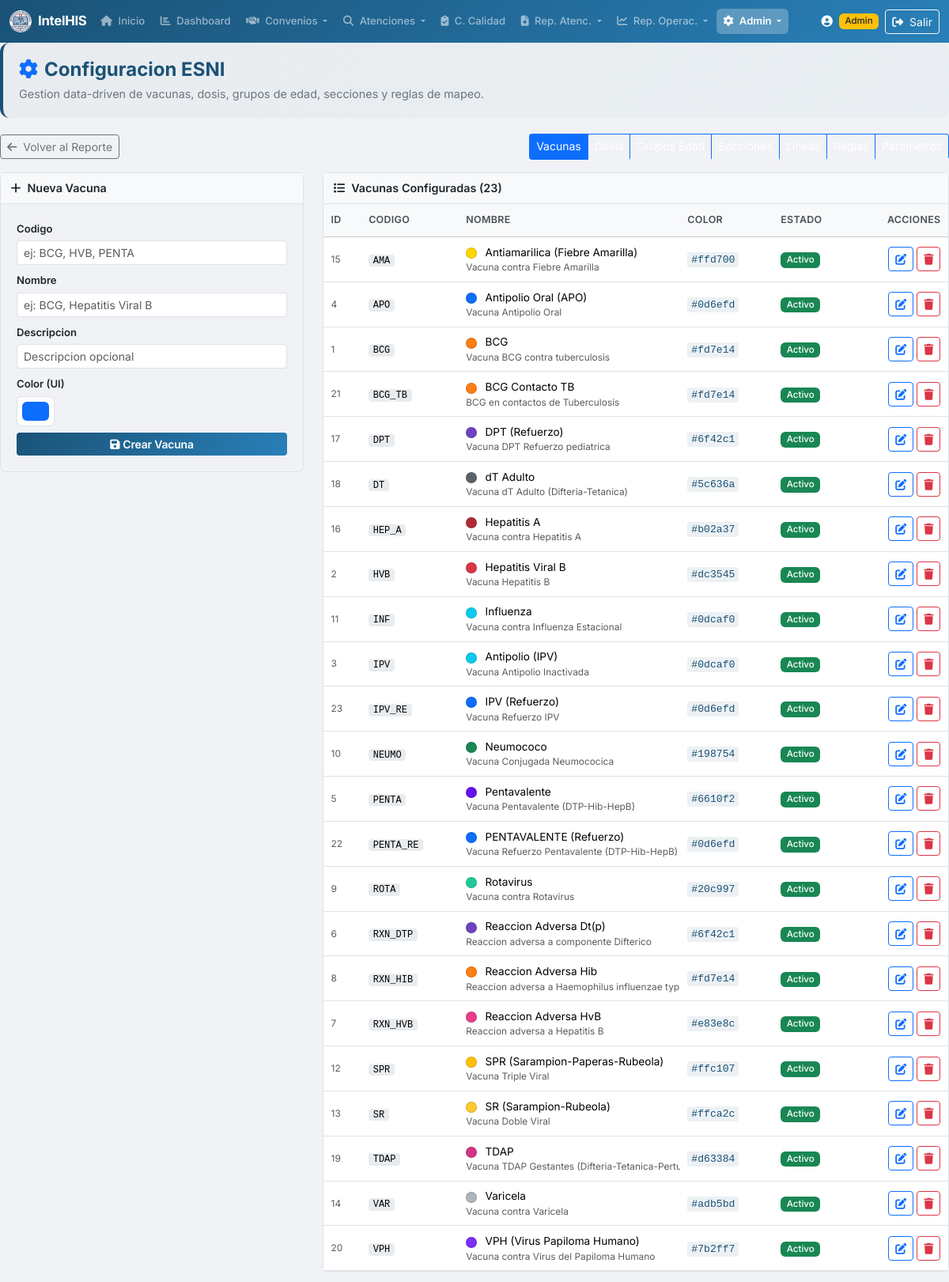
The app's page /esni_config.php (signed in) with its own data.
### tables this page shows
CREATE TABLE `ESNI_VACUNA` (
  `id_vacuna` int(11) NOT NULL,
  `codigo` varchar(30) NOT NULL,
  `nombre` varchar(80) NOT NULL,
  `descripcion` varchar(200) DEFAULT NULL,
  `color` varchar(20) DEFAULT '#0d6efd',
  `activo` tinyint(1) NOT NULL DEFAULT 1,
  `fecha_creacion` datetime NOT NULL DEFAULT current_timestamp()
);

### includes/auth.php (called while the page is built, shortened)
<?php
function esAdmin() {
    $rol = strtolower(trim($_SESSION['rol'] ?? ''));
    return $rol === 'admin';
}

### includes/functions.php (called while the page is built, shortened)
<?php
function clean($str) {
    return htmlspecialchars($str ?? '', ENT_QUOTES, 'UTF-8');
}

### esni_config.php (the view, shortened to what this page needs)
<?php
require_once 'includes/auth.php';
require_once 'includes/functions.php';
$pdo = getDBConnection();
$tab = $_GET['tab'] ?? 'vacunas';
$tab = in_array($tab, ['vacunas','dosis','grupos','secciones','lineas','reglas','parametros']) ? $tab : 'vacunas';
include 'includes/header.php';
?>
<div class="page-header-section">
    <h4><i class="fas fa-cog me-2 text-primary"></i>Configuracion ESNI</h4>
    <p class="subtitle">Gestion data-driven de vacunas, dosis, grupos de edad, secciones y reglas de mapeo.</p>
</div>
<div class="d-flex justify-content-between align-items-center mb-3">
    <a href="reporte_esni.php" class="btn btn-sm btn-outline-secondary"><i class="fas fa-arrow-left me-1"></i> Volver al Reporte</a>
    <div class="btn-group btn-group-sm">
        <a href="?tab=vacunas"     class="btn btn-<?= $tab==='vacunas'?'primary':'outline-primary' ?>    config-tab">Vacunas</a>
        <a href="?tab=dosis"       class="btn btn-<?= $tab==='dosis'?'primary':'outline-primary' ?>      config-tab">Dosis</a>
        <a href="?tab=grupos"      class="btn btn-<?= $tab==='grupos'?'primary':'outline-primary' ?>     config-tab">Grupos Edad</a>
        <a href="?tab=secciones"   class="btn btn-<?= $tab==='secciones'?'primary':'outline-primary' ?>  config-tab">Secciones</a>
        <a href="?tab=lineas"      class="btn btn-<?= $tab==='lineas'?'primary':'outline-primary' ?>     config-tab">Lineas</a>
        <a href="?tab=reglas"      class="btn btn-<?= $tab==='reglas'?'primary':'outline-primary' ?>     config-tab">Reglas</a>
        <a href="?tab=parametros"  class="btn btn-<?= $tab==='parametros'?'primary':'outline-primary' ?> config-tab">Parametros</a>
    </div>
</div>
<?php
if ($tab === 'vacunas'):
    $vacunas = $pdo->query("SELECT * FROM ESNI_VACUNA ORDER BY codigo")->fetchAll();
?>
<div class="row">
    <div class="col-lg-4">
        <div class="config-card">
            <div class="config-card-header"><span><i class="fas fa-plus me-2"></i>Nueva Vacuna</span></div>
            <div class="card-body">
                <form method="POST">
                    <div class="mb-2"><label class="form-label small fw-semibold">Codigo</label><input type="text" name="codigo" class="form-control form-control-sm" required placeholder="ej: BCG, HVB, PENTA"></div>
                    <div class="mb-2"><label class="form-label small fw-semibold">Nombre</label><input type="text" name="nombre" class="form-control form-control-sm" required placeholder="ej: BCG, Hepatitis Viral B"></div>
                    <div class="mb-2"><label class="form-label small fw-semibold">Descripcion</label><input type="text" name="descripcion" class="form-control form-control-sm" placeholder="Descripcion opcional"></div>
                    <div class="mb-2"><label class="form-label small fw-semibold">Color (UI)</label><input type="color" name="color" class="form-control form-control-color" value="#0d6efd"></div>
                    <button class="btn btn-sm btn-his w-100"><i class="fas fa-save me-1"></i>Crear Vacuna</button>
                </form>
            </div>
        </div>
    </div>
    <div class="col-lg-8">
        <div class="config-card">
            <div class="config-card-header"><span><i class="fas fa-list me-2"></i>Vacunas Configuradas (<?= count($vacunas) ?>)</span></div>
            <div class="table-responsive">
                <table class="table table-sm mb-0">
                    <thead class="table-light">
                        <tr><th>ID</th><th>Codigo</th><th>Nombre</th><th>Color</th><th>Estado</th><th class="text-end">Acciones</th></tr>
                    </thead>
                    <tbody>
                        <?php foreach ($vacunas as $v): ?>
                        <tr>
                            <td class="text-muted small"><?= $v['id_vacuna'] ?></td>
                            <td><span class="mono-pill"><?= clean($v['codigo']) ?></span></td>
                            <td>
                                <span class="color-dot" style="background:<?= clean($v['color']) ?>"></span>
                                <?= clean($v['nombre']) ?>
                                <?php if ($v['descripcion']): ?><small class="text-muted d-block"><?= clean($v['descripcion']) ?></small><?php endif; ?>
                            </td>
                            <td><code><?= clean($v['color']) ?></code></td>
                            <td><?= $v['activo'] ? '<span class="badge bg-success">Activo</span>' : '<span class="badge bg-secondary">Inactivo</span>' ?></td>
                            <td class="text-end">
                                <button class="btn btn-sm btn-outline-primary" data-bs-toggle="modal" data-bs-target="#editModal"
                                    data-tipo="vacuna" data-id="<?= $v['id_vacuna'] ?>"
                                    data-codigo="<?= clean($v['codigo']) ?>" data-nombre="<?= clean($v['nombre']) ?>"
                                    data-descripcion="<?= clean($v['descripcion']) ?>" data-color="<?= clean($v['color']) ?>"
                                    data-activo="<?= $v['activo'] ?>"><i class="fas fa-edit"></i></button>
                                <form method="POST" class="d-inline" onsubmit="return confirm('Eliminar vacuna? Tambien se eliminaran sus lineas y reglas asociadas.')">
                                    <button class="btn btn-sm btn-outline-danger"><i class="fas fa-trash"></i></button>
                                </form>
                            </td>
                        </tr>
                        <?php endforeach; ?>
                    </tbody>
                </table>
            </div>
        </div>
    </div>
</div>
<?php
endif; ?>
<?php include 'includes/footer.php';

### includes/header.php (shortened to what this page needs)
<?php
$currentpage = basename($_SERVER['PHP_SELF'], '.php');
$esAdmin = esAdmin();
?>
<!DOCTYPE html>
<html lang="es">
<head>
    <link href="https://cdn.jsdelivr.net/npm/bootstrap@5.3.3/dist/css/bootstrap.min.css" rel="stylesheet">
    <link href="https://cdnjs.cloudflare.com/ajax/libs/font-awesome/6.5.1/css/all.min.css" rel="stylesheet">
    <link href="assets/css/style.css" rel="stylesheet">
</head>
<body>
<?php if (isset($_SESSION['usuario_id'])): ?>
<nav class="navbar navbar-expand-lg navbar-dark bg-his">
    <div class="container-fluid">
        <a class="navbar-brand d-flex align-items-center" href="home.php">
            <img src="assets/img/logo_hisminsa.png" alt="HIS" class="me-2"
                 style="width:28px;height:28px;object-fit:contain;border-radius:50%;">
            <span class="fw-bold">IntelHIS</span>
        </a>
        <div class="collapse navbar-collapse" id="navbarNav">
            <ul class="navbar-nav me-auto">
                <li class="nav-item">
                    <a class="nav-link <?= $currentpage === 'home' ? 'active' : '' ?>" href="home.php">
                        <i class="fas fa-home me-1"></i> Inicio
                    </a>
                </li>
                <li class="nav-item">
                    <a class="nav-link <?= $currentpage === 'dashboard' ? 'active' : '' ?>" href="dashboard.php">
                        <i class="fas fa-chart-bar me-1"></i> Dashboard
                    </a>
                </li>
                <li class="nav-item dropdown">
                    <a class="nav-link dropdown-toggle <?= in_array($currentpage, ['convenio_gestion', 'convenio_fed']) ? 'active' : '' ?>"
                       href="#" role="button" data-bs-toggle="dropdown" aria-expanded="false">
                        <i class="fas fa-handshake me-1"></i> Convenios
                    </a>
                </li>
                <li class="nav-item dropdown">
                    <a class="nav-link dropdown-toggle <?= in_array($currentpage, ['consulta_atenciones']) ? 'active' : '' ?>"
                       href="#" role="button" data-bs-toggle="dropdown" aria-expanded="false">
                        <i class="fas fa-search me-1"></i> Atenciones
                    </a>
                </li>
                <li class="nav-item">
                    <a class="nav-link <?= $currentpage === 'control_calidad' ? 'active' : '' ?>" href="control_calidad.php">
                        <i class="fas fa-clipboard-check me-1"></i> C. Calidad
                    </a>
                </li>
                <li class="nav-item dropdown">
                    <a class="nav-link dropdown-toggle <?= in_array($currentpage, ['reporte_atenciones']) ? 'active' : '' ?>"
                       href="#" role="button" data-bs-toggle="dropdown" aria-expanded="false">
                        <i class="fas fa-file-medical me-1"></i> Rep. Atenc.
                    </a>
                </li>
                <li class="nav-item dropdown">
                    <a class="nav-link dropdown-toggle <?= in_array($currentpage, ['reporte_operacionales']) ? 'active' : '' ?>"
                       href="#" role="button" data-bs-toggle="dropdown" aria-expanded="false">
                        <i class="fas fa-chart-line me-1"></i> Rep. Operac.
                    </a>
                </li>
                <?php if ($esAdmin): ?>
                <li class="nav-item dropdown">
                    <a class="nav-link dropdown-toggle <?= in_array($currentpage, ['import', 'usuarios', 'log', 'esni_config']) ? 'active' : '' ?>"
                       href="#" role="button" data-bs-toggle="dropdown" aria-expanded="false">
                        <i class="fas fa-cog me-1"></i> Admin
                    </a>
                </li>
                <?php endif; ?>
            </ul>
        </div>
        <div class="d-flex align-items-center text-white ms-lg-3 flex-shrink-0">
            <i class="fas fa-user-circle me-2"></i>
            <?php if ($esAdmin): ?>
                <span class="badge bg-warning text-dark me-2 d-none d-md-inline">Admin</span>
            <?php else: ?>
                <span class="badge bg-light text-dark me-2 d-none d-md-inline">Usuario</span>
            <?php endif; ?>
            <a href="logout.php" class="btn btn-outline-light btn-sm">
                <i class="fas fa-sign-out-alt me-1"></i> Salir
            </a>
        </div>
    </div>
</nav>
<?php endif; ?>

### includes/footer.php (shortened to what this page needs)
</body>
</html>

### assets/css/style.css (style rules this page uses)
:root { --his-primary: #1a5276; --his-primary-light: #2980b9; --his-primary-dark: #0e2f44; --his-success: #27ae60; --his-warning: #f39c12; --his-danger: #e74c3c; --his-info: #3498db; --his-bg: #f0f2f5; --his-sidebar: #2c3e50; }
body { font-family: 'Inter', -apple-system, BlinkMacSystemFont, 'Segoe UI', Roboto, sans-serif; background-color: var(--his-bg); font-size: 0.9rem; }
.bg-his { background: linear-gradient(135deg, var(--his-primary) 0%, var(--his-primary-light) 100%) !important; }
.navbar-brand { font-size: 1.05rem; letter-spacing: -0.3px; margin-right: 0.5rem !important; }
.navbar .nav-link { font-size: 0.82rem; font-weight: 500; padding: 0.4rem 0.55rem !important; border-radius: 6px; margin: 0 1px; transition: all 0.2s ease; white-space: nowrap; }
.navbar .navbar-nav { flex-wrap: nowrap; }
.navbar .nav-item { white-space: nowrap; }
.navbar .nav-link.active { background-color: rgba(255, 255, 255, 0.25); font-weight: 600; }
.btn-his { background: linear-gradient(135deg, var(--his-primary) 0%, var(--his-primary-light) 100%); color: #fff; border: none; font-weight: 600; letter-spacing: -0.2px; transition: all 0.2s ease; }
.card-body { padding: 1.25rem; }
.table { font-size: 0.85rem; }
.table thead th { font-weight: 600; font-size: 0.78rem; text-transform: uppercase; letter-spacing: 0.3px; color: #495057; white-space: nowrap; padding: 0.7rem 0.6rem; }
.table tbody td { vertical-align: middle; padding: 0.55rem 0.6rem; max-width: 200px; overflow: hidden; text-overflow: ellipsis; white-space: nowrap; }
code { font-size: 0.82rem; color: var(--his-primary); background: rgba(26, 82, 118, 0.08); padding: 2px 5px; border-radius: 3px; }
.form-label { font-size: 0.82rem; margin-bottom: 0.3rem; }
.badge { font-weight: 500; font-size: 0.72rem; }
.page-header-section { background: linear-gradient(135deg, rgba(26, 82, 118, 0.04) 0%, rgba(41, 128, 185, 0.04) 100%); border-radius: 12px; padding: 1.25rem; margin-bottom: 1.25rem; border-left: 4px solid var(--his-primary); }
.page-header-section h4 { color: var(--his-primary); font-weight: 700; margin-bottom: 0.3rem; }
.page-header-section .subtitle { color: #6c757d; font-size: 0.9rem; margin-bottom: 0; }

### esni_config.php (style rules this page uses)
.config-tab { color:#fff !important; border-bottom:3px solid transparent; }
.config-card { border: 1px solid #dee2e6; border-radius:.4rem; margin-bottom:.8rem; }
.config-card-header { background:#f8f9fa; padding:.5rem .8rem; font-weight:600; border-bottom:1px solid #dee2e6; display:flex; justify-content:space-between; align-items:center; }
.color-dot { width:14px; height:14px; border-radius:50%; display:inline-block; vertical-align:middle; margin-right:.4rem; border:1px solid rgba(0,0,0,.15); }
.mono-pill { font-family:'Courier New', monospace; background:#e9ecef; padding:.05rem .35rem; border-radius:.25rem; font-size:.75rem; }

### records on screen
esni_vacuna: id_vacuna "15", codigo "AMA", nombre "Antiamarilica (Fiebre Amarilla)", descripcion "Vacuna contra Fiebre Amarilla", color "#ffd700", activo "Activo"
esni_vacuna: id_vacuna "4", codigo "APO", nombre "Antipolio Oral (APO)", descripcion "Vacuna Antipolio Oral", color "#0d6efd", activo "Activo"
esni_vacuna: id_vacuna "1", codigo "BCG", nombre "BCG", descripcion "Vacuna BCG contra tuberculosis", color "#fd7e14", activo "Activo"
esni_vacuna: id_vacuna "21", codigo "BCG_TB", nombre "BCG Contacto TB", descripcion "BCG en contactos de Tuberculosis", color "#fd7e14", activo "Activo"
esni_vacuna: id_vacuna "17", codigo "DPT", nombre "DPT (Refuerzo)", descripcion "Vacuna DPT Refuerzo pediatrica", color "#6f42c1", activo "Activo"
esni_vacuna: id_vacuna "18", codigo "DT", nombre "dT Adulto", descripcion "Vacuna dT Adulto (Difteria-Tetanica)", color "#5c636a", activo "Activo"
esni_vacuna: id_vacuna "16", codigo "HEP_A", nombre "Hepatitis A", descripcion "Vacuna contra Hepatitis A", color "#b02a37", activo "Activo"
esni_vacuna: id_vacuna "2", codigo "HVB", nombre "Hepatitis Viral B", descripcion "Vacuna Hepatitis B", color "#dc3545", activo "Activo"
esni_vacuna: id_vacuna "11", codigo "INF", nombre "Influenza", descripcion "Vacuna contra Influenza Estacional", color "#0dcaf0", activo "Activo"
esni_vacuna: id_vacuna "3", codigo "IPV", nombre "Antipolio (IPV)", descripcion "Vacuna Antipolio Inactivada", color "#0dcaf0", activo "Activo"
esni_vacuna: id_vacuna "23", codigo "IPV_RE", nombre "IPV (Refuerzo)", descripcion "Vacuna Refuerzo IPV", color "#0d6efd", activo "Activo"
esni_vacuna: id_vacuna "10", codigo "NEUMO", nombre "Neumococo", descripcion "Vacuna Conjugada Neumococica", color "#198754", activo "Activo"
esni_vacuna: id_vacuna "5", codigo "PENTA", nombre "Pentavalente", descripcion "Vacuna Pentavalente (DTP-Hib-HepB)", color "#6610f2", activo "Activo"
esni_vacuna: id_vacuna "22", codigo "PENTA_RE", nombre "PENTAVALENTE (Refuerzo)", descripcion "Vacuna Refuerzo Pentavalente (DTP-Hib-HepB)", color "#0d6efd", activo "Activo"
esni_vacuna: id_vacuna "9", codigo "ROTA", nombre "Rotavirus", descripcion "Vacuna contra Rotavirus", color "#20c997", activo "Activo"
esni_vacuna: id_vacuna "6", codigo "RXN_DTP", nombre "Reaccion Adversa Dt(p)", descripcion "Reaccion adversa a componente Difterico", color "#6f42c1", activo "Activo"
esni_vacuna: id_vacuna "8", codigo "RXN_HIB", nombre "Reaccion Adversa Hib", descripcion "Reaccion adversa a Haemophilus influenzae…", color "#fd7e14", activo "Activo"
esni_vacuna: id_vacuna "7", codigo "RXN_HVB", nombre "Reaccion Adversa HvB", descripcion "Reaccion adversa a Hepatitis B", color "#e83e8c", activo "Activo"
esni_vacuna: id_vacuna "12", codigo "SPR", nombre "SPR (Sarampion-Paperas-Rubeola)", descripcion "Vacuna Triple Viral", color "#ffc107", activo "Activo"
esni_vacuna: id_vacuna "13", codigo "SR", nombre "SR (Sarampion-Rubeola)", descripcion "Vacuna Doble Viral", color "#ffca2c", activo "Activo"
esni_vacuna: id_vacuna "19", codigo "TDAP", nombre "TDAP", descripcion "Vacuna TDAP Gestantes (Difteria-Tetanica-…", color "#d63384", activo "Activo"
esni_vacuna: id_vacuna "14", codigo "VAR", nombre "Varicela", descripcion "Vacuna contra Varicela", color "#adb5bd", activo "Activo"
esni_vacuna: id_vacuna "20", codigo "VPH", nombre "VPH (Virus Papiloma Humano)", descripcion "Vacuna contra Virus del Papiloma Humano", color "#7b2ff7", activo "Activo"

### other values on screen
count($vacunas) "23"
